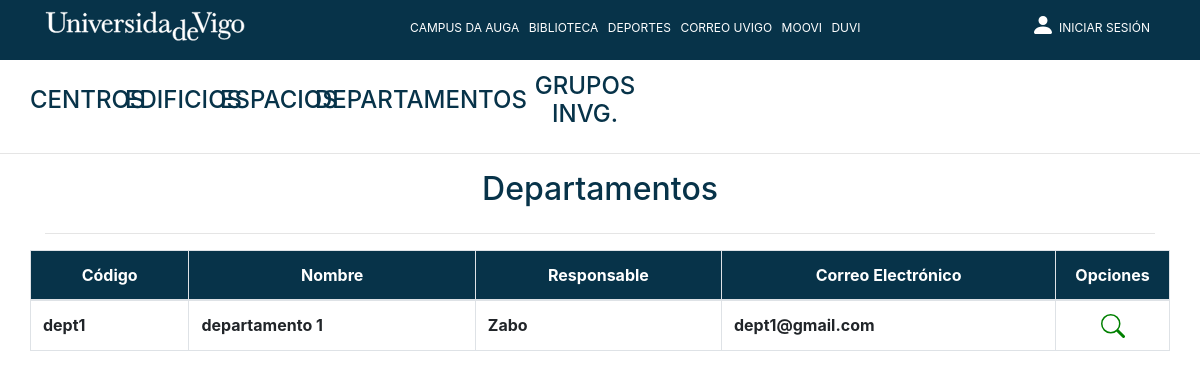
The page /Controllers/Departamento_Controller.php?action=showall on the database as committed earlier.
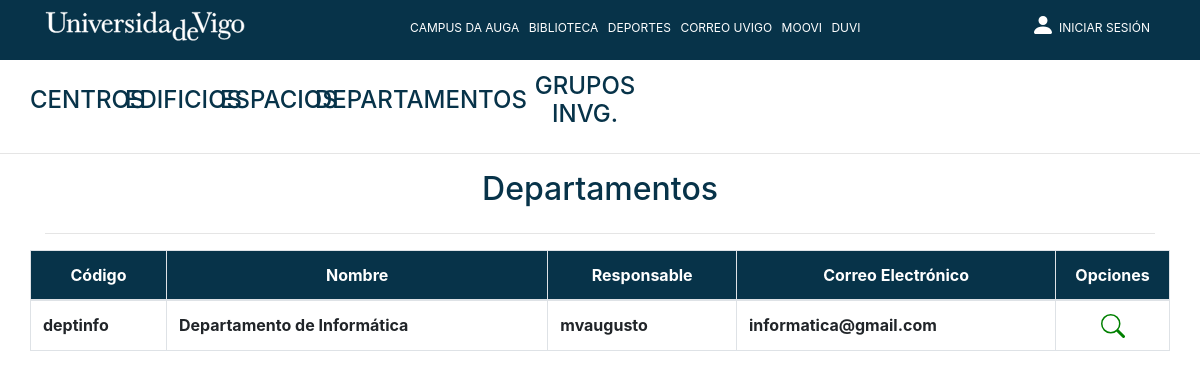
The same page on the database as committed later.
### tables this page shows
CREATE TABLE `departamento` (
	`depart_id` int NOT NULL AUTO_INCREMENT,
	`nombre_depart` VARCHAR(70) NOT NULL,
	`codigo_depart` VARCHAR(9) NOT NULL UNIQUE,
	`telef_depart` int NOT NULL,
	`email_depart` VARCHAR(30) NOT NULL,
	`area_conc_depart` VARCHAR(30) NOT NULL,
	`responsable_depart` int,
	`edificio_depart` int NOT NULL,
	PRIMARY KEY (`depart_id`)
);

### Models/DEPARTAMENTO_Models.php (called while the page is built, shortened)
<?php
include_once 'Access_DB.php';
class DEPARTAMENTO_Models{
    private $db;
    var $depart_id;
    var $nombre_depart;
    var $codigo_depart;
    var $email_depart;
    function __construct($depart_id,
                         $nombre_depart,
                         $codigo_depart,
                         $telef_depart,
                         $email_depart,
                         $area_conc_depart,
                         $responsable_depart,
                         $edificio_depart){
        $this->depart_id = $depart_id;
        $this->nombre_depart = $nombre_depart;
        $this->codigo_depart = $codigo_depart;
        $this->email_depart = $email_depart;
        $this->db = PDOConnection::getInstance();
    }
    function SHOWALL(){
        $stmt = $this->db->prepare("SELECT * FROM departamento");
        $stmt->execute();
        $departamentos_db = $stmt->fetchAll(PDO::FETCH_ASSOC);
        $alldepartamentos = array();
        foreach ($departamentos_db as $departamento){
            array_push($alldepartamentos,
                new DEPARTAMENTO_Models(
                    $departamento['depart_id'],$departamento['nombre_depart'],$departamento['codigo_depart']
                    ,$departamento['telef_depart'],$departamento['email_depart'],$departamento['area_conc_depart'],$departamento['responsable_depart'],
                    $departamento['edificio_depart'])
            );
        }
        return $alldepartamentos;
    }
    public function getDepartId()
    {
        return $this->depart_id;
    }
    public function getNombreDepart()
    {
        return $this->nombre_depart;
    }
    public function getCodigoDepart()
    {
        return $this->codigo_depart;
    }
    public function getEmailDepart()
    {
        return $this->email_depart;
    }
}
?>

### Models/Access_DB.php (called while the page is built)
<?php
class PDOConnection
{
    private static $dbhost = "127.0.0.1";
    private static $dbname = "hauga";
    private static $dbuser = "admin_hauga";
    private static $dbpass = "admin_hauga";
    private static $db_singleton = null;
    public static function getInstance()
    {
        if (self::$db_singleton == null) {
            self::$db_singleton = new PDO(
                "mysql:host=" . self::$dbhost . ";dbname=" . self::$dbname . ";charset=utf8",
                self::$dbuser,
                self::$dbpass,
                array(
                    PDO::ATTR_EMULATE_PREPARES => false,
                    PDO::ATTR_ERRMODE => PDO::ERRMODE_EXCEPTION
                )
            );
        }
        return self::$db_singleton;
    }
}
?>

### Views/DEPARTAMENTO_SHOWALL_View.php (the view, shortened to what this page needs)
<?php
class DEPARTAMENTO_SHOWALL_View{
    var $arrayDepartamentos;
    var $loginResponsables;
    function __construct($arrayDepartamentos, $loginResponsables , $numPag)
    {
        $this->arrayDepartamentos = $arrayDepartamentos;
        $this->loginResponsables = $loginResponsables;
        $this->render();
    }
    function render(){
        include '../Views/Header.php';
        ?>
        <div class="container">
        <div class="row align-self-center">
            <div class="col text-left">
            </div>
            <div class="col align-self-center">
                <h2 class="text-center textoAzul">Departamentos</h2>
            </div>
            <div class="col text-right">
            </div>
        </div>
        <hr>
        <div class="row">
            <table class="table table-bordered">
                <thead>
                <tr class="text-center" style="color: white;background-color: #073349;">
                    <th scope="col">Código</th>
                    <th scope="col">Nombre</th>
                    <th scope="col">Responsable</th>
                    <th scope="col">Correo Electrónico</th>
                    <th style="width: 10%" scope="col">Opciones</th>
                </tr>
                </thead>
                <tbody>
                <?php
                foreach($this->arrayDepartamentos as $depart){ ?>
                    <tr>
                        <th scope="row"><?=$depart->getCodigoDepart()?></th>
                        <th><?=$depart->getNombreDepart()?></th>
                        <th><?=$this->loginResponsables[$depart->getDepartId()]?></th>
                        <th><?=$depart->getEmailDepart()?></th>
                        <th style="text-align: center">
                            <a href="../Controllers/Departamento_Controller.php?action=showcurrent&depart_id=<?=$depart->getDepartId()?>">
                            </a>
                        </th>
                    </tr>
                    <?php
                }
                ?>
                </tbody>
            </table>
        </div>
<?php
    }
}

Rows that differ between the two databases and show on the page:
changed departamento: codigo_depart "dept1" → "deptinfo"; nombre_depart "departamento 1" → "Departamento de Informática"; depart_id "Zabo" → "mvaugusto"; email_depart "dept1@gmail.com" → "informatica@gmail.com"
